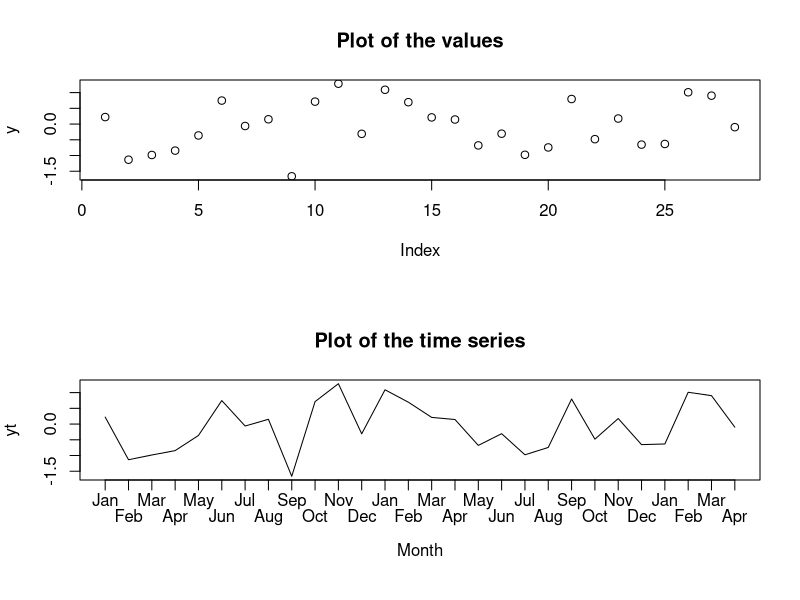

Recreate this plot in R.
library(plotrix)


### Name: tsxpos
### Title: Calculate equispaced x positions.
### Aliases: tsxpos
### Keywords: misc

### ** Examples

 # create a vector of numbers
 y<-rnorm(28)
 par(mfrow=c(2,1),mar=c(6,4,4,2))
 plot(y,main="Plot of the values")
 # convert it into a time series object
 yt<-ts(y,start=2011,frequency=12)
 # don't use the default axis
 plot(yt,main="Plot of the time series",xaxt="n",xlab="Month")
 labelpos<-tsxpos(yt)
 # display an axis showing the months only
 staxlab(1,labelpos,rep(month.abb,length.out=28))
 par(mfrow=c(1,1),mar=c(5,4,4,2))
